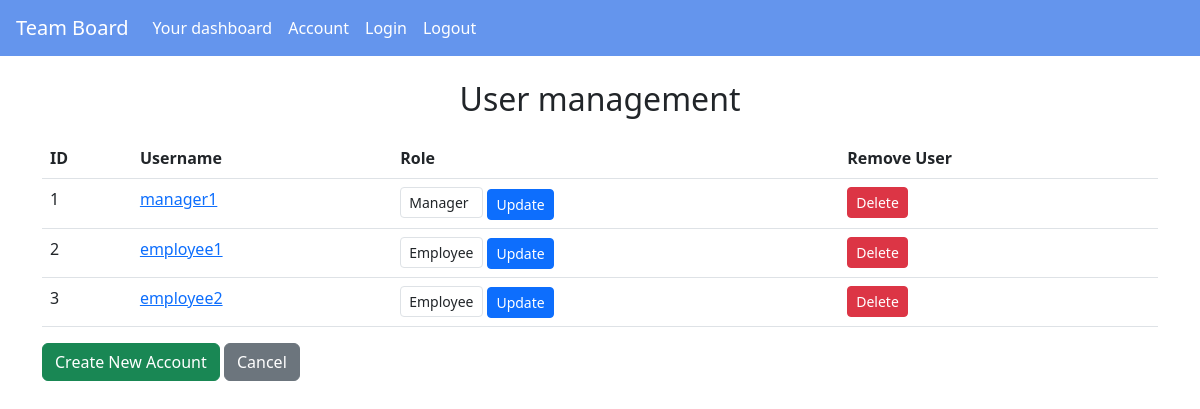
The page /retrieve_users (signed in) on the database its author committed.
### app/models.py (models this page shows, shortened)
class User(db.Model, UserMixin):
    id = db.Column(db.Integer, primary_key=True)
    username = db.Column(db.String(80), unique=True, nullable=False)
    password_hash = db.Column(db.String(128), nullable=False)
    role = db.Column(db.String(80), nullable=False, default='employee') # is the user 'manager' or 'employee'

### app/routes.py (the view)
@app_routes.route('/retrieve_users')
@login_required
def retrieve_users():
    if current_user.role == 'manager': # Check the role of the current user
        users = User.query.all()
        return render_template('user_management.html', users=users)

### app/__init__.py (called while the page is built)
def create_app():
    app = Flask(__name__)
    app.secret_key = 'your_secret_key'
    app.config.from_object('config.Config')
    login_manager.init_app(app)
    bcrypt.init_app(app)
    db.init_app(app)
    migrate = Migrate(app, db)
    login_manager.login_view = 'routes.login'
    @login_manager.user_loader
    def load_user(user_id):
        return User.query.get(int(user_id))
    from .routes import app_routes
    app.register_blueprint(app_routes)
    with app.app_context():
        db.drop_all()
        db.create_all()
        seed_data()
    return app

### app/templates/user_management.html
{% extends "base.html" %}
{% block content %}
<div class="container">
    <h2 class="text-center mt-4">User management</h2>
    <table class="table">
        <thead>
            <tr>
                <th>ID</th>
                <th>Username</th>
                <th>Role</th>
                <th>Remove User</th>
            </tr>
        </thead>
        <tbody>
            {% for user in users %}
            <tr>
                <td>{{ user.id }}</td>
                <td><a href="{{ url_for('routes.account_details', id=user.id) }}">
                    {{ user.username }}
                </a></td>
                <td>
                    <form method="POST" action="{{ url_for('routes.update_user_role', id=user.id) }}" class="d-inline">
                        <select name="status" class="form-control form-control-sm d-inline w-auto">
                            <option value="manager" {% if user.role == 'manager' %}selected{% endif %}>Manager</option>
                            <option value="employee" {% if user.role == 'employee' %}selected{% endif %}>Employee</option>
                        </select>
                        <button type="submit" class="btn btn-primary btn-sm">Update</button>
                    </form>
                </td>
                <td>
                    <form method="POST" action="{{ url_for('routes.delete_user', id=user.id) }}" id="delete-user-{{ user.id }}" class="d-inline">
                        <button type="button" class="btn btn-danger btn-sm" onclick="confirmDeleteUser({{ user.id }});">Delete</button>
                    </form>
                </td>
            </tr>
            {% endfor %}
        </tbody>
    </table>
    <a href="{{ url_for('routes.register') }}" class="btn btn-success mb-3">Create New Account</a>
    <a href="{{ url_for('routes.dashboard') }}" class="btn btn-secondary mb-3">Cancel</a>
</div>
{% endblock %}

### app/static/css/styles.css (style rules this page uses)
body { background-color: #f8f9fa; font-family: 'Arial', sans-serif; }
.container { margin-top: 20px; }
table { width: 100%; border-collapse: collapse; margin: 20px 0; font-size: 1rem; text-align: left; }
th, td { padding: 10px; border-bottom: 1px solid #ddd; }
th { background-color: #343a40; color: white; }
.btn-primary { background-color: #007bff; border-color: #007bff; }
.btn-danger { background-color: #dc3545; border-color: #dc3545; }

### rows shown on the page
User: id "1", username "manager1", status "Manager"
User: id "2", username "employee1", status "Employee"
User: id "3", username "employee2", status "Employee"
